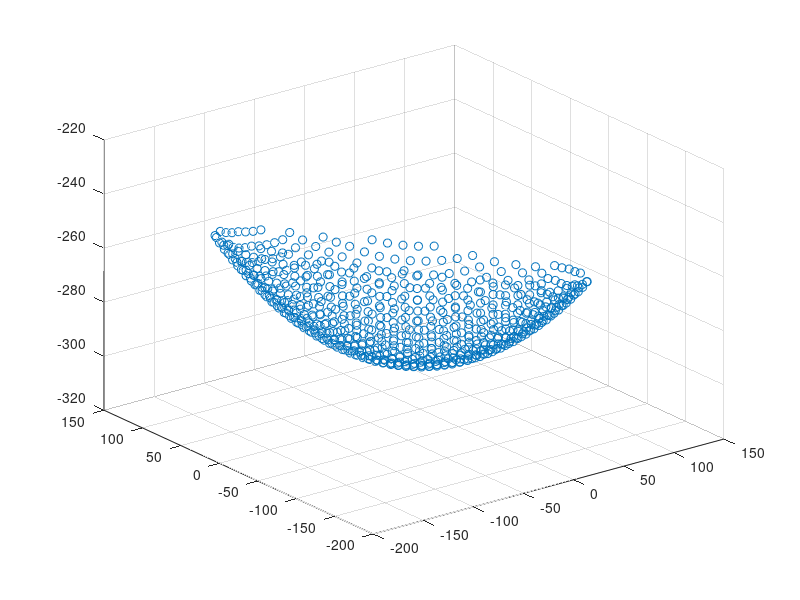
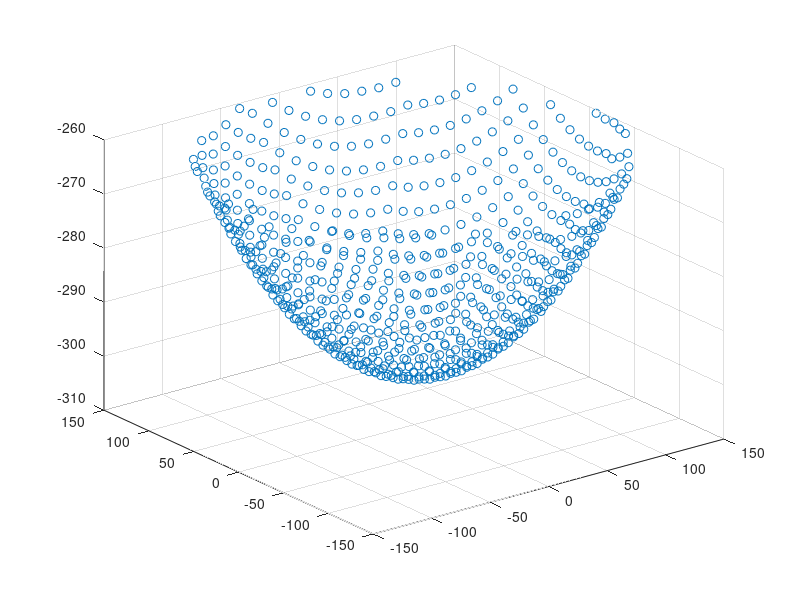

These figures' MATLAB source, in order: (Note: this script raises an error after producing the figures.)
% load select_point.mat
% old_point=select_point;
load source_point.mat
old_point=source_point;
alpha=36.795/180*pi;beta=78.169/180*pi;
A=[cos(pi/2-alpha),-sin(pi/2-alpha),0;
    sin(pi/2-alpha),cos(pi/2-alpha),0;
    0,0,1];
B=[1,0,0;
    0,cos(pi/2-beta),-sin(pi/2-beta);
    0,sin(pi/2-beta),cos(pi/2-beta)];
C=B*A;%旋转矩阵
new_point=C*old_point';
new_point=new_point';
x=new_point(:,1);y=new_point(:,2);z=new_point(:,3);
figure;scatter3(old_point(:,1),old_point(:,2),old_point(:,3))
figure;scatter3(x,y,z)
%%
[X,Y,Z]=griddata(x,y,z,linspace(min(x),max(x),1000)',linspace(min(y),max(y),1000),'v4');%插值
%figure;meshc(X,Y,Z)
size2cutslice = size(Z,1);
cutZ = zeros(1,size2cutslice);
cutX = zeros(1,size2cutslice);
cutY = zeros(1,size2cutslice);
row = floor(size2cutslice/2);
for i=1:size2cutslice
    cutZ(i) = Z(row,i);
    cutX(i) = X(row,i);
    cutY(i) = Y(row,i);
end
figure;scatter(cutX,cutZ,5),xlabel('X'),ylabel('Z');title('ZX平面');magnify
% xlim(-150,150),ylim(-250,-310);axis equal

R=300.4;R1=-(1-0.466)*R;
DX=cutX(2:end)-cutX(1:end-1);
DZ=cutZ(2:end)-cutZ(1:end-1);
n_arraw=[-DZ;DX];%法向量
N_arraw=n_arraw./(sqrt(sum(n_arraw.*n_arraw,1)));%单位法向量
Rushe_arraw=[zeros(1,size(N_arraw,2));-ones(1,size(N_arraw,2))];%入射向量
Chushe_arraw=Rushe_arraw-2*sum(Rushe_arraw.*N_arraw).*N_arraw;%出射向量
K_=Chushe_arraw(1,:)./Chushe_arraw(2,:);%斜率倒数
jiao_X=K_.*(R1-cutZ(1:end-1))+cutX(1:end-1);%交点X坐标
bili1=sum(abs(jiao_X)<=0.5)/length(jiao_X)%在区域内比例 :0.9209

size2cutslice = size(Z,1);
cutZ = zeros(1,size2cutslice);
cutX = zeros(1,size2cutslice);
cutY = zeros(1,size2cutslice);
row = floor(size2cutslice/2);
for i=1:size2cutslice
    cutZ(i) = Z(i,row);
    cutX(i) = X(i,row);
    cutY(i) = Y(i,row);
end
figure;scatter(cutY,cutZ,5),xlabel('Y'),ylabel('Z');title('ZY平面');
% xlim(-150,150),ylim(-250,-310);axis equal
%%
R=300.4;R1=-(1-0.466)*R;
DX=cutY(2:end)-cutY(1:end-1);
DZ=cutZ(2:end)-cutZ(1:end-1);
n_arraw=[-DZ;DX];%法向量
N_arraw=n_arraw./(sqrt(sum(n_arraw.*n_arraw,1)));%单位法向量
Rushe_arraw=[zeros(1,size(N_arraw,2));-ones(1,size(N_arraw,2))];%入射向量
Chushe_arraw=Rushe_arraw-2*sum(Rushe_arraw.*N_arraw).*N_arraw;%出射向量
K_=Chushe_arraw(1,:)./Chushe_arraw(2,:);%斜率倒数
jiao_X=K_.*(R1-cutZ(1:end-1))+cutY(1:end-1);%交点X坐标
bili2=sum(abs(jiao_X)<=0.5)/length(jiao_X)%在区域内比例 0.9099
bili=((bili1+bili2)/2)^2%0.8380